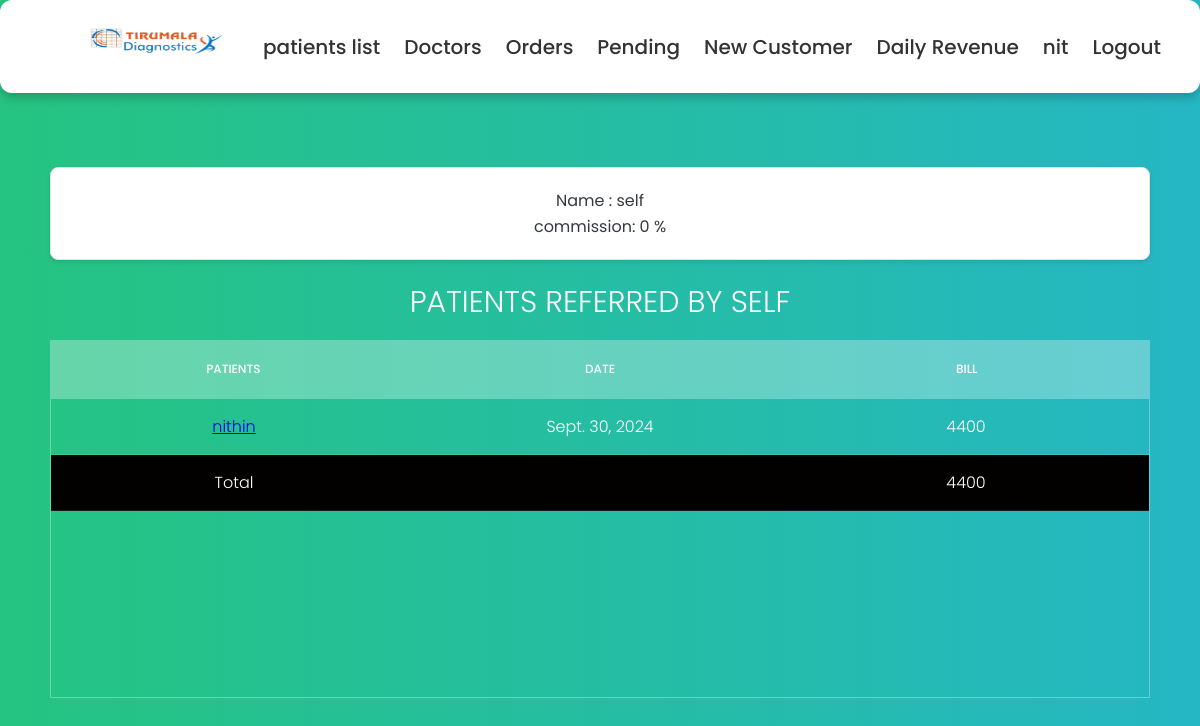
Screenshot of /3/doctor (signed in) with the database file from the repository.
### details/models.py (models this page shows, shortened)
class Doctor(models.Model):
    doctor_name = models.CharField(max_length=50)
    commission = models.IntegerField()
    doctor_mobile = models.IntegerField(null=True)
    doctor_email = models.EmailField(null=True)
    def total_cost(self):
        s = self.order_set.all()
        amount = 0
        for i in s:
            patient_bill = i.get_total()
            amount += patient_bill
        return amount
    def __str__(self):
        return self.doctor_name

class Order(models.Model):
    def get_total(self):
        total = sum([test.price for test in self.tests.all()])
        return total
    collected_at = models.ForeignKey(Locations, on_delete=models.DO_NOTHING,null=True)
    referred_by = models.ForeignKey(Doctor, on_delete=models.DO_NOTHING,null=True)
    collected_date = models.DateField(null= True)
    expected_complete_date = models.DateField(null=True)
    tests = models.ManyToManyField(Test, blank=False)
    customer = models.ForeignKey(Customer,on_delete=models.DO_NOTHING, blank=False)
    order_id = models.UUIDField(default=uuid.uuid4, primary_key=True)
    collected_by = models.ForeignKey(Tech, on_delete=models.DO_NOTHING,null=True, related_name='collected_by', blank = True)
    tested_by = models.ForeignKey(Tech, on_delete=models.DO_NOTHING,null=True, related_name='tested_by', blank = True)
    report_by = models.ForeignKey(Tech, on_delete=models.DO_NOTHING,null=True, related_name='report_by',blank=True)
    collected_datetime = models.DateTimeField(null=True)  # For date and time
    tested_datetime = models.DateTimeField(null=True)  # For date and time
    report_datetime = models.DateTimeField(null=True)  # For date and time
    hba1c = models.CharField(max_length=10, blank= True)
    blood_urea_nitrogen = models.CharField(max_length=10, blank=True)
    cotinine = models.CharField(max_length=10, blank=True)
    esr_1_hour = models.CharField(max_length=10, blank=True)
    hbsag = models.CharField(max_length=10, blank=True)
    hiv_1_and_2 = models.CharField(max_length=10, blank=True)
    colour = models.CharField(max_length=10, blank=True)
    specific_gravity = models.CharField(max_length=10, blank=True)
    ph = models.CharField(max_length=10, blank=True)
    blood = models.CharField(max_length=10, blank=True)
    albumin = models.CharField(max_length=10, blank=True)
    sugar = models.CharField(max_length=10, blank=True)
    ketone_bodies = models.CharField(max_length=10, blank=True)
    nitrite = models.CharField(max_length=10, blank=True)
    urobilinogen = models.CharField(max_length=10, blank=True)
    leucocytes = models.CharField(max_length=10, blank=True)
    bile_salts = models.CharField(max_length=10, blank=True)
    bile_pigments = models.CharField(max_length=10, blank=True)
    pus_cells = models.CharField(max_length=10, blank=True)
    epithelial_cells = models.CharField(max_length=10, blank=True)
    rbcs = models.CharField(max_length=10, blank=True)
    bacteria = models.CharField(max_length=10, blank=True)
    others = models.CharField(max_length=10, blank=True)
    haemoglobin = models.CharField(max_length=10, blank=True)
    rbc_count = models.CharField(max_length=10, blank=True)
    pcv = models.CharField(max_length=10, blank=True)
    platelets = models.CharField(max_length=10, blank=True)
    wbc = models.CharField(max_length=10, blank=True)
    neutrophils = models.CharField(max_length=10, blank=True)
    lymphocytes = models.CharField(max_length=10, blank=True)
    eosinophils = models.CharField(max_length=10, blank=True)
    monocytes = models.CharField(max_length=10, blank=True)
    basophils = models.CharField(max_length=10, blank=True)
    mcv = models.CharField(max_length=10, blank=True)
    mchc = models.CharField(max_length=10, blank=True)
    mch = models.CharField(max_length=10, blank=True)
    random_blood_sugar = models.CharField(max_length=10, blank=True)
    uric_acid = models.CharField(max_length=10, blank=True)
    serum_creatinine = models.CharField(max_length=10, blank=True)
    total_cholesterol = models.CharField(max_length=10, blank=True)
    hdl = models.CharField(max_length=10, blank=True)
    ldl = models.CharField(max_length=10, blank=True)
    vldl = models.CharField(max_length=10, blank=True)
    triglycerides = models.CharField(max_length=10, blank=True)
    chol_hdl_ratio = models.CharField(max_length=10, blank=True)
    total_bilirubin = models.CharField(max_length=10, blank=True)
    direct_bilirubin = models.CharField(max_length=10, blank=True)
    indirect_bilirubin = models.CharField(max_length=10, blank=True)
    alkaline_phosphatase = models.CharField(max_length=10, blank=True)
    serum_gpt = models.CharField(max_length=10, blank=True)
    serum_got = models.CharField(max_length=10, blank=True)
    total_proteins = models.CharField(max_length=10, blank=True)
    albumin = models.CharField(max_length=10, blank=True)
    globulin = models.CharField(max_length=10, blank=True)
    alb_glob_ratio = models.CharField(max_length=10, blank=True)
    ggtp = models.CharField(max_length=10, blank=True)

class Customer(models.Model):
    title = models.ForeignKey(Title, on_delete=models.DO_NOTHING,null=True)
    patient_name = models.CharField(max_length=50)
    mobile = models.IntegerField(null=True)
    email = models.EmailField(null=True)
    gender = models.ForeignKey(Gender, on_delete=models.DO_NOTHING,null=True)
    age = models.CharField(max_length=4, null=True)
    patient_address = models.CharField(max_length=150)

class Test(models.Model):
    is_collected = {('yes', 'yes'),
              ('no', 'no')}
    test_id = models.AutoField(primary_key=True)
    test_name = models.CharField(max_length=50)
    collection_status = models.CharField(max_length=20, choices=is_collected, blank=False, default='no')
    price = models.IntegerField()

### details/views.py (the view)
# urls.py: path('<pk>/doctor', doctor, name='doctor'),
@login_required(login_url='user_login')
def doctor(request,pk):
    doctor = Doctor.objects.get(id=pk)
    orders = doctor.order_set.all()
    return render(request,'doctor_details.html',{'doctor':doctor, 'orders':orders})

### details/Templates/doctor_details.html (shortened to what this page needs)
{% extends "base.html" %}
{% block content%}
<section>
    <div class="details">
        <p> Name : {{doctor}}</p>
        <p> commission: {{doctor.commission}} %</p>
    </div>
            <h1>Patients Referred By {{doctor}}</h1>
            <div class="tbl-header">
              <table cellpadding="0" cellspacing="0" border="0">
                <thead>
                    <tr>
                        <th>Patients</th>
                        <th>Date</th>
                        <th>Bill</th>
                    </tr>
                </thead>
              </table>
            </div>
            <div class="tbl-content">
              <table cellpadding="0" cellspacing="0" border="0">
                {% for order in orders %}
                <tbody>
                    <tr>
                        <td><a href="{% url 'order_details' order.order_id %}"> {{order.customer.patient_name}}</a></td>
                        <td>{{order.collected_date}}</td>
                        <td>{{order.get_total}}</td>
                    </tr>
                    {% endfor %}
                    <tr style="background-color: rgb(3, 0, 0);">
                      <td>Total</td>
                      <td></td>
                      <td>{{doctor.total_cost}}</td>
                  </tr>
                </tbody>
              </table>
            </div>
          </section>
{% endblock %}

### details/Templates/base.html (shortened to what this page needs)
{% load static %}
<!DOCTYPE html>
<html lang="en">
<head>
    <link rel="stylesheet" href={% static "css/style.css" %}>
    <link rel="stylesheet" href="https://cdnjs.cloudflare.com/ajax/libs/font-awesome/5.15.2/css/all.min.css"/>
</head>
<div>
  <ul class="nav-links">
    <li><a href={% url 'home' %}> <img src="{% static '/images/logo.png' %}" alt="My image" width="200" height="45"></li>
    <li><a href={% url 'patients_list' %}> patients list </a> </li>
    <li><a href={% url 'doctors_list' %}> Doctors </a> </li>
    <li><a href={% url 'orders_list' %}> Orders </a> </li>
    <li><a href={% url 'pending_samples' %}> Pending </a> </li>
    <li><a href={% url 'register_customer' %}> New Customer </a> </li>
    <li><a href={% url 'daily_totals' %}> Daily Revenue </a> </li>
    <li><a> {{user}}</a></li>
    <li><a href={% url 'user_logout' %}> Logout </a> </li>
  </ul>
</div>
<body>
  <div style="height: 50px;"></div>
    {% block content%}
    {% endblock %}
</body>
</html>

### details/static/css/style.css (style rules this page uses)
* { margin: 0; padding: 0; box-sizing: border-box; font-family: 'Poppins', sans-serif; }
body { height: 100vh; background: #c1f7f5; padding-top: 37px; }
.nav-links { display: flex; align-items: center; justify-content: center; background: #fff; padding: 20px 15px; border-radius: 12px; box-shadow: 0 5px 10px rgba(0,0,0,0.2); position: fixed; top: 0; left: 0; width: 100%; }
.nav-links li { list-style: none; margin: 0 12px; }
.nav-links li a { position: relative; color: #333; font-size: 20px; font-weight: 500; padding: 6px 0; text-decoration: none; }
.nav-links li a:before { content: ''; position: absolute; bottom: 0; left: 0; height: 3px; width: 0%; background: #34efdf; border-radius: 12px; transition: all 0.4s ease; }
h1 { font-size: 30px; color: #fff; text-transform: uppercase; font-weight: 300; text-align: center; margin-bottom: 15px; }
table { width:100%; table-layout: fixed; }
.tbl-header { background-color: rgba(255,255,255,0.3); }
.tbl-content { height:300px; overflow-x:auto; margin-top: 0px; border: 1px solid rgba(255,255,255,0.3); }
th { padding: 20px 15px; text-align: center; font-weight: 500; font-size: 12px; color: #fff; text-transform: uppercase; }
td { padding: 15px; text-align: center; vertical-align:middle; font-weight: 300; font-size: 16px; color: #fff; border-bottom: solid 1px rgba(255,255,255,0.1); }
body { background: -webkit-linear-gradient(left, #25c481, #25b7c4); background: linear-gradient(to right, #25c481, #25b7c4); font-family: 'Roboto', sans-serif; padding-top: 37px; }
section { margin: 50px; }
.details { padding: 20px; background-color: #ffffff; border: 1px solid #dee2e6; border-radius: 8px; box-shadow: 0 2px 4px rgba(0, 0, 0, 0.1); margin-bottom: 20px; margin-top: 80px; font-size: 16px; line-height: 1.6; color: #343a40; text-align: center; }

### rows the page displays
Doctor: doctor_name "self", commission "0", doctor_name "SELF", total_cost "4400"
Order: customer.patient_name "nithin", collected_date "Sept. 30, 2024", get_total "4400"

### other values shown
{{ user }} "nit"
